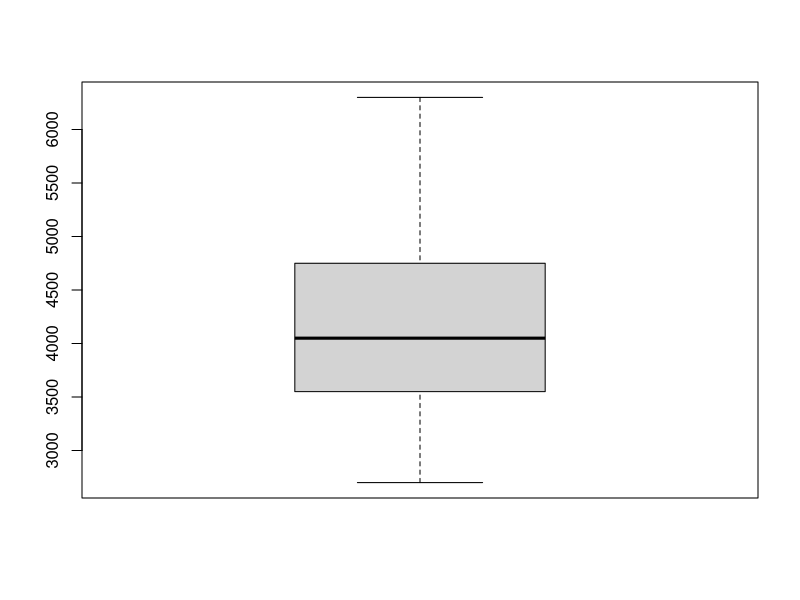
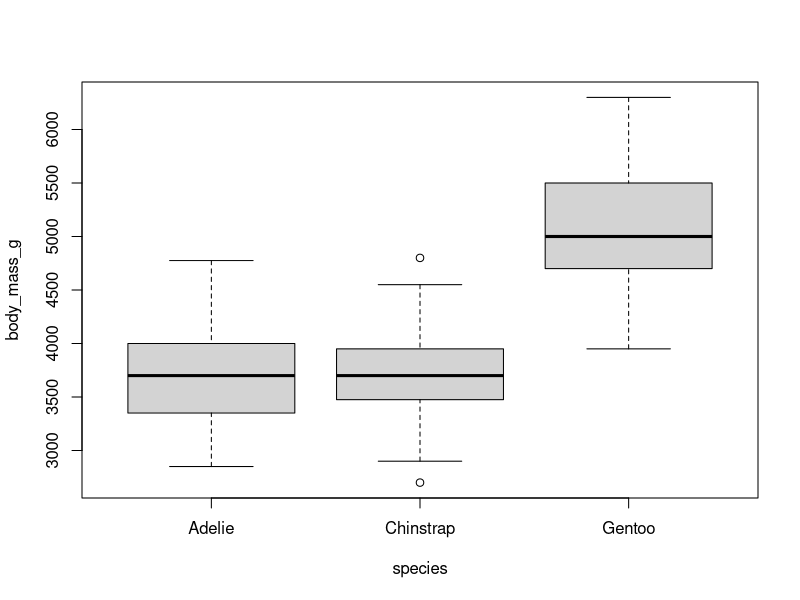
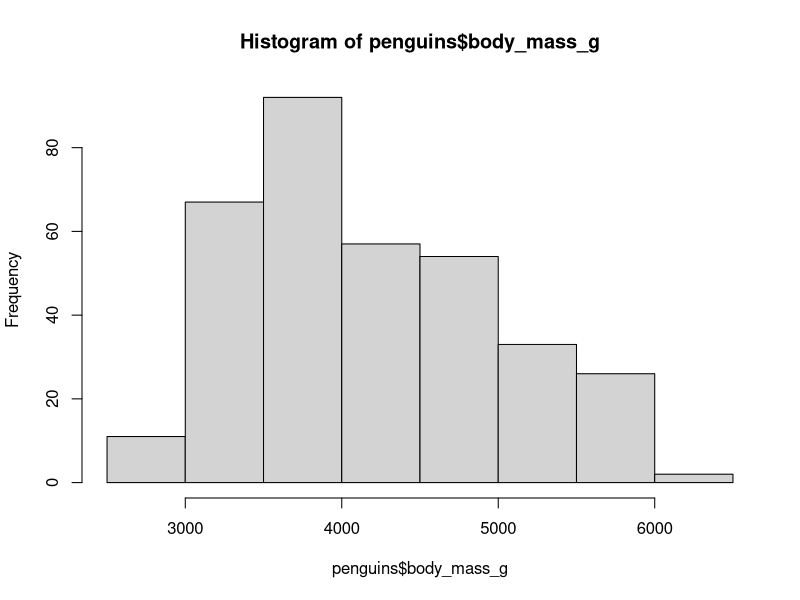
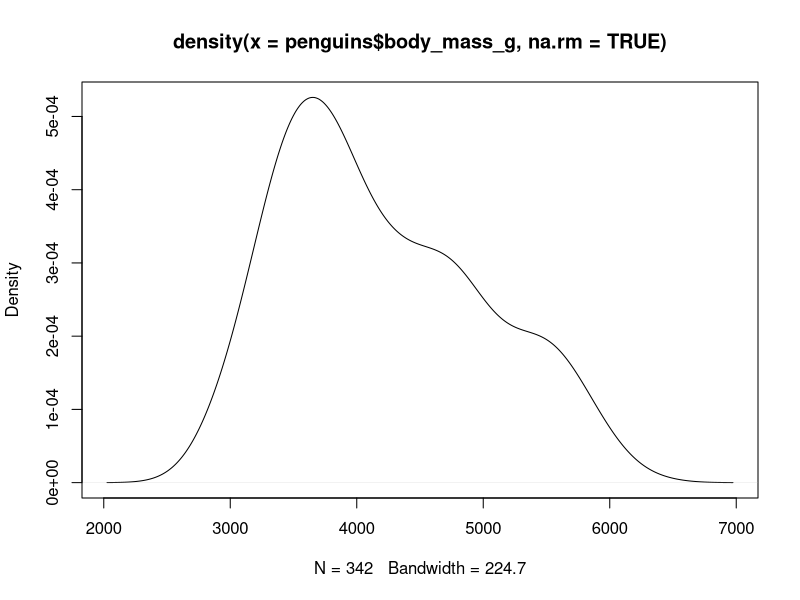
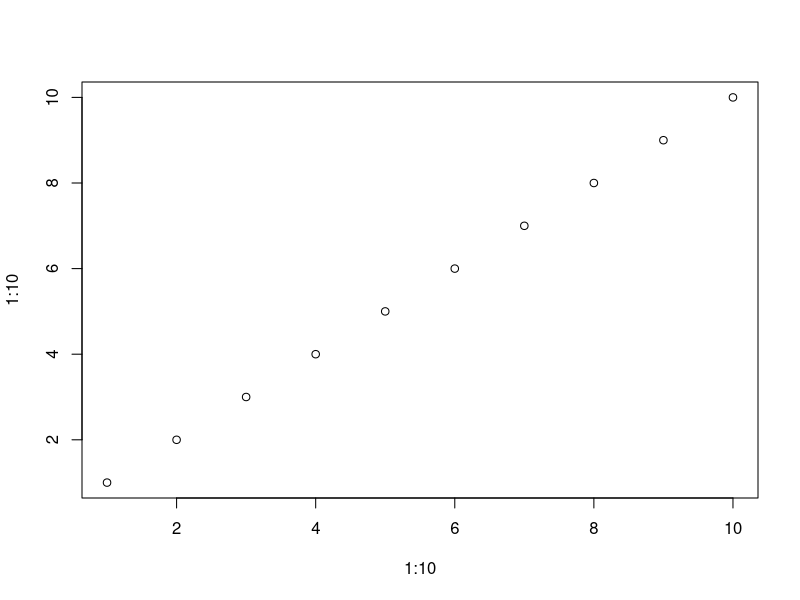
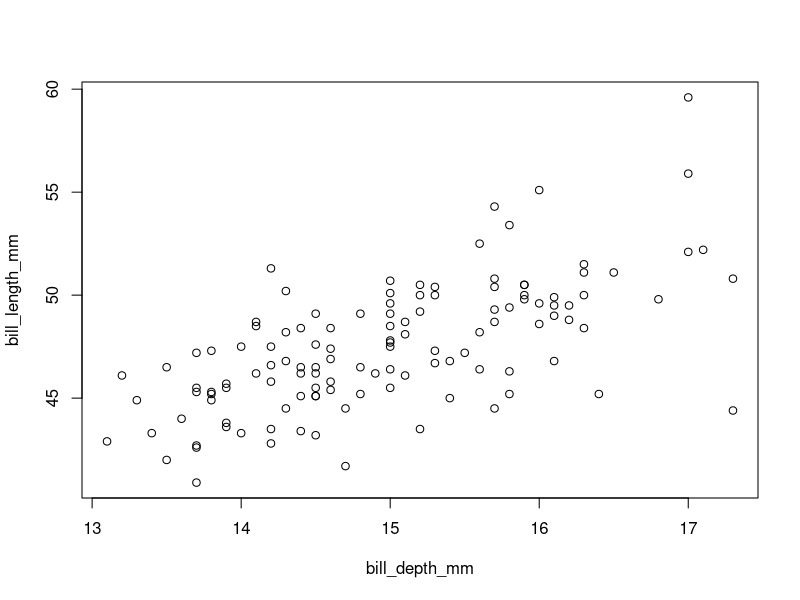
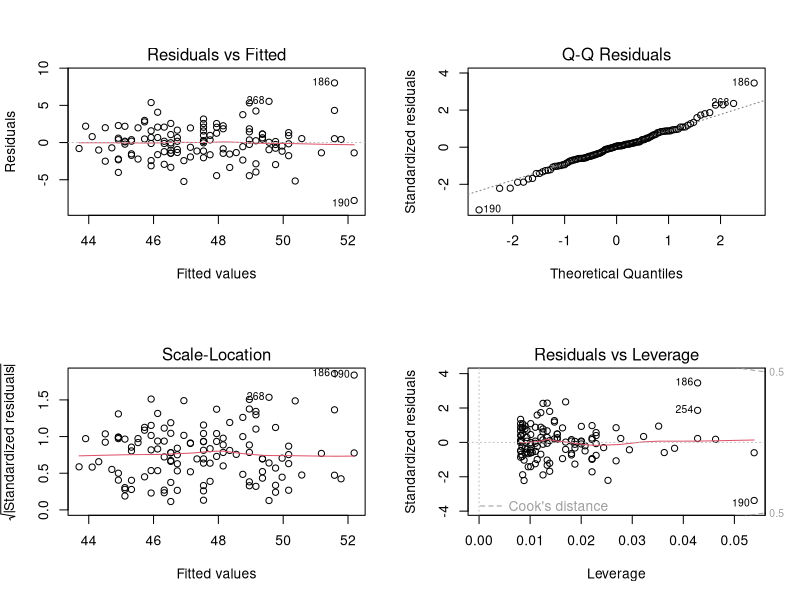
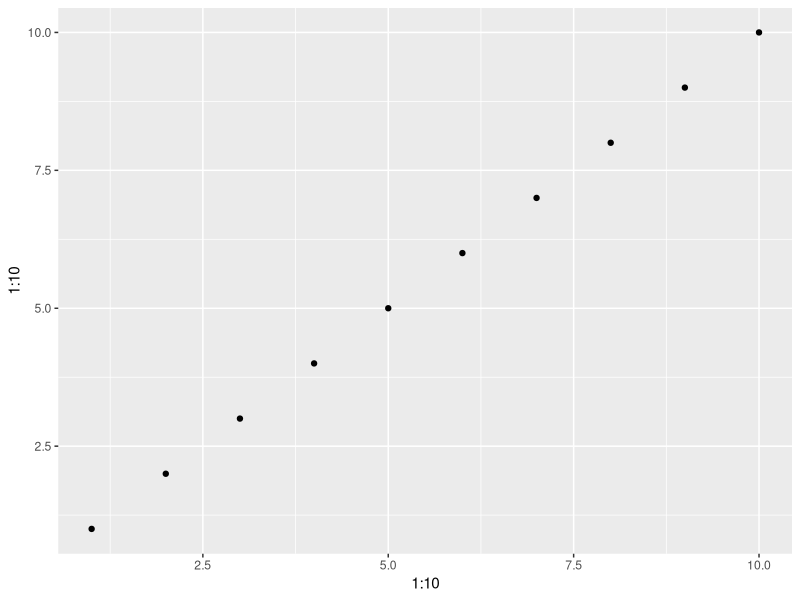

The R script that drew these images, in order:
## ---- chunk 1
library(palmerpenguins)
## ---- chunk 2
boxplot(penguins$body_mass_g)
## ---- chunk 3
with(penguins, boxplot(body_mass_g ~ species))
## ---- chunk 4
hist(penguins$body_mass_g)
## ---- chunk 5
plot(density(penguins$body_mass_g, na.rm = TRUE))
## ---- chunk 6
plot(1:10, 1:10)
## ---- chunk 7
plot(bill_length_mm ~ bill_depth_mm, 
     data = subset(penguins, species == "Gentoo"))
## ---- chunk 8
fit <- lm(bill_length_mm ~ bill_depth_mm, 
          data = penguins, subset = species == "Gentoo")

par(mfrow=c(2,2)) # see all four plots together
plot(fit)
## ---- chunk 9
library(ggplot2)
## ---- chunk 10
ggplot(data = NULL, aes(x = 1:10, y = 1:10)) +
  geom_point()
